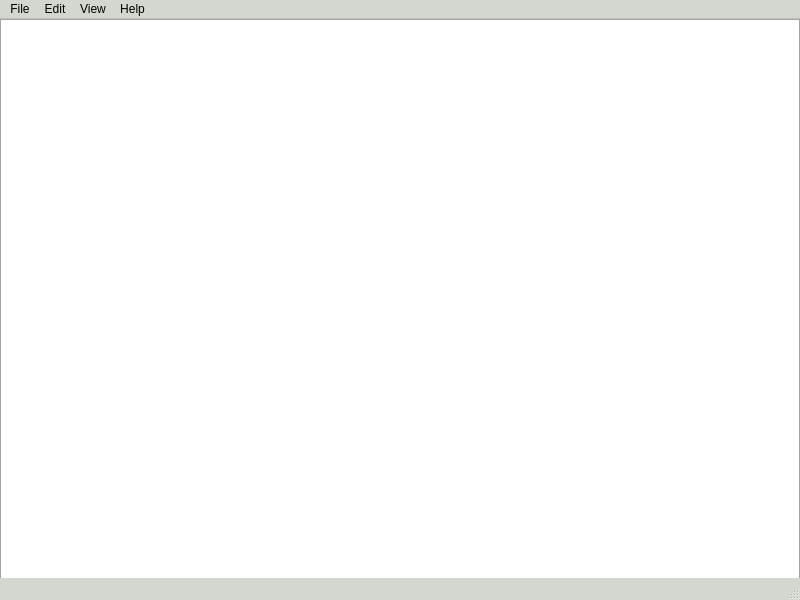
<?xml version="1.0" encoding="UTF-8"?>
<ui version="4.0">
 <class>MainWindow</class>
 <widget class="QMainWindow" name="MainWindow">
  <property name="geometry">
   <rect>
    <x>0</x>
    <y>0</y>
    <width>800</width>
    <height>600</height>
   </rect>
  </property>
  <property name="palette">
   <palette>
    <active>
     <colorrole role="WindowText">
      <brush brushstyle="SolidPattern">
       <color alpha="255">
        <red>0</red>
        <green>0</green>
        <blue>0</blue>
       </color>
      </brush>
     </colorrole>
     <colorrole role="Button">
      <brush brushstyle="SolidPattern">
       <color alpha="255">
        <red>211</red>
        <green>215</green>
        <blue>207</blue>
       </color>
      </brush>
     </colorrole>
     <colorrole role="Light">
      <brush brushstyle="SolidPattern">
       <color alpha="255">
        <red>255</red>
        <green>255</green>
        <blue>255</blue>
       </color>
      </brush>
     </colorrole>
     <colorrole role="Midlight">
      <brush brushstyle="SolidPattern">
       <color alpha="255">
        <red>233</red>
        <green>235</green>
        <blue>231</blue>
       </color>
      </brush>
     </colorrole>
     <colorrole role="Dark">
      <brush brushstyle="SolidPattern">
       <color alpha="255">
        <red>105</red>
        <green>107</green>
        <blue>103</blue>
       </color>
      </brush>
     </colorrole>
     <colorrole role="Mid">
      <brush brushstyle="SolidPattern">
       <color alpha="255">
        <red>141</red>
        <green>143</green>
        <blue>138</blue>
       </color>
      </brush>
     </colorrole>
     <colorrole role="Text">
      <brush brushstyle="SolidPattern">
       <color alpha="255">
        <red>0</red>
        <green>0</green>
        <blue>0</blue>
       </color>
      </brush>
     </colorrole>
     <colorrole role="BrightText">
      <brush brushstyle="SolidPattern">
       <color alpha="255">
        <red>255</red>
        <green>255</green>
        <blue>255</blue>
       </color>
      </brush>
     </colorrole>
     <colorrole role="ButtonText">
      <brush brushstyle="SolidPattern">
       <color alpha="255">
        <red>0</red>
        <green>0</green>
        <blue>0</blue>
       </color>
      </brush>
     </colorrole>
     <colorrole role="Base">
      <brush brushstyle="SolidPattern">
       <color alpha="255">
        <red>255</red>
        <green>255</green>
        <blue>255</blue>
       </color>
      </brush>
     </colorrole>
     <colorrole role="Window">
      <brush brushstyle="SolidPattern">
       <color alpha="255">
        <red>211</red>
        <green>215</green>
        <blue>207</blue>
       </color>
      </brush>
     </colorrole>
     <colorrole role="Shadow">
      <brush brushstyle="SolidPattern">
       <color alpha="255">
        <red>0</red>
        <green>0</green>
        <blue>0</blue>
       </color>
      </brush>
     </colorrole>
     <colorrole role="AlternateBase">
      <brush brushstyle="SolidPattern">
       <color alpha="255">
        <red>233</red>
        <green>235</green>
        <blue>231</blue>
       </color>
      </brush>
     </colorrole>
     <colorrole role="ToolTipBase">
      <brush brushstyle="SolidPattern">
       <color alpha="255">
        <red>255</red>
        <green>255</green>
        <blue>220</blue>
       </color>
      </brush>
     </colorrole>
     <colorrole role="ToolTipText">
      <brush brushstyle="SolidPattern">
       <color alpha="255">
        <red>0</red>
        <green>0</green>
        <blue>0</blue>
       </color>
      </brush>
     </colorrole>
     <colorrole role="PlaceholderText">
      <brush brushstyle="SolidPattern">
       <color alpha="128">
        <red>0</red>
        <green>0</green>
        <blue>0</blue>
       </color>
      </brush>
     </colorrole>
    </active>
    <inactive>
     <colorrole role="WindowText">
      <brush brushstyle="SolidPattern">
       <color alpha="255">
        <red>0</red>
        <green>0</green>
        <blue>0</blue>
       </color>
      </brush>
     </colorrole>
     <colorrole role="Button">
      <brush brushstyle="SolidPattern">
       <color alpha="255">
        <red>211</red>
        <green>215</green>
        <blue>207</blue>
       </color>
      </brush>
     </colorrole>
     <colorrole role="Light">
      <brush brushstyle="SolidPattern">
       <color alpha="255">
        <red>255</red>
        <green>255</green>
        <blue>255</blue>
       </color>
      </brush>
     </colorrole>
     <colorrole role="Midlight">
      <brush brushstyle="SolidPattern">
       <color alpha="255">
        <red>233</red>
        <green>235</green>
        <blue>231</blue>
       </color>
      </brush>
     </colorrole>
     <colorrole role="Dark">
      <brush brushstyle="SolidPattern">
       <color alpha="255">
        <red>105</red>
        <green>107</green>
        <blue>103</blue>
       </color>
      </brush>
     </colorrole>
     <colorrole role="Mid">
      <brush brushstyle="SolidPattern">
       <color alpha="255">
        <red>141</red>
        <green>143</green>
        <blue>138</blue>
       </color>
      </brush>
     </colorrole>
     <colorrole role="Text">
      <brush brushstyle="SolidPattern">
       <color alpha="255">
        <red>0</red>
        <green>0</green>
        <blue>0</blue>
       </color>
      </brush>
     </colorrole>
     <colorrole role="BrightText">
      <brush brushstyle="SolidPattern">
       <color alpha="255">
        <red>255</red>
        <green>255</green>
        <blue>255</blue>
       </color>
      </brush>
     </colorrole>
     <colorrole role="ButtonText">
      <brush brushstyle="SolidPattern">
       <color alpha="255">
        <red>0</red>
        <green>0</green>
        <blue>0</blue>
       </color>
      </brush>
     </colorrole>
     <colorrole role="Base">
      <brush brushstyle="SolidPattern">
       <color alpha="255">
        <red>255</red>
        <green>255</green>
        <blue>255</blue>
       </color>
      </brush>
     </colorrole>
     <colorrole role="Window">
      <brush brushstyle="SolidPattern">
       <color alpha="255">
        <red>211</red>
        <green>215</green>
        <blue>207</blue>
       </color>
      </brush>
     </colorrole>
     <colorrole role="Shadow">
      <brush brushstyle="SolidPattern">
       <color alpha="255">
        <red>0</red>
        <green>0</green>
        <blue>0</blue>
       </color>
      </brush>
     </colorrole>
     <colorrole role="AlternateBase">
      <brush brushstyle="SolidPattern">
       <color alpha="255">
        <red>233</red>
        <green>235</green>
        <blue>231</blue>
       </color>
      </brush>
     </colorrole>
     <colorrole role="ToolTipBase">
      <brush brushstyle="SolidPattern">
       <color alpha="255">
        <red>255</red>
        <green>255</green>
        <blue>220</blue>
       </color>
      </brush>
     </colorrole>
     <colorrole role="ToolTipText">
      <brush brushstyle="SolidPattern">
       <color alpha="255">
        <red>0</red>
        <green>0</green>
        <blue>0</blue>
       </color>
      </brush>
     </colorrole>
     <colorrole role="PlaceholderText">
      <brush brushstyle="SolidPattern">
       <color alpha="128">
        <red>0</red>
        <green>0</green>
        <blue>0</blue>
       </color>
      </brush>
     </colorrole>
    </inactive>
    <disabled>
     <colorrole role="WindowText">
      <brush brushstyle="SolidPattern">
       <color alpha="255">
        <red>105</red>
        <green>107</green>
        <blue>103</blue>
       </color>
      </brush>
     </colorrole>
     <colorrole role="Button">
      <brush brushstyle="SolidPattern">
       <color alpha="255">
        <red>211</red>
        <green>215</green>
        <blue>207</blue>
       </color>
      </brush>
     </colorrole>
     <colorrole role="Light">
      <brush brushstyle="SolidPattern">
       <color alpha="255">
        <red>255</red>
        <green>255</green>
        <blue>255</blue>
       </color>
      </brush>
     </colorrole>
     <colorrole role="Midlight">
      <brush brushstyle="SolidPattern">
       <color alpha="255">
        <red>233</red>
        <green>235</green>
        <blue>231</blue>
       </color>
      </brush>
     </colorrole>
     <colorrole role="Dark">
      <brush brushstyle="SolidPattern">
       <color alpha="255">
        <red>105</red>
        <green>107</green>
        <blue>103</blue>
       </color>
      </brush>
     </colorrole>
     <colorrole role="Mid">
      <brush brushstyle="SolidPattern">
       <color alpha="255">
        <red>141</red>
        <green>143</green>
        <blue>138</blue>
       </color>
      </brush>
     </colorrole>
     <colorrole role="Text">
      <brush brushstyle="SolidPattern">
       <color alpha="255">
        <red>105</red>
        <green>107</green>
        <blue>103</blue>
       </color>
      </brush>
     </colorrole>
     <colorrole role="BrightText">
      <brush brushstyle="SolidPattern">
       <color alpha="255">
        <red>255</red>
        <green>255</green>
        <blue>255</blue>
       </color>
      </brush>
     </colorrole>
     <colorrole role="ButtonText">
      <brush brushstyle="SolidPattern">
       <color alpha="255">
        <red>105</red>
        <green>107</green>
        <blue>103</blue>
       </color>
      </brush>
     </colorrole>
     <colorrole role="Base">
      <brush brushstyle="SolidPattern">
       <color alpha="255">
        <red>211</red>
        <green>215</green>
        <blue>207</blue>
       </color>
      </brush>
     </colorrole>
     <colorrole role="Window">
      <brush brushstyle="SolidPattern">
       <color alpha="255">
        <red>211</red>
        <green>215</green>
        <blue>207</blue>
       </color>
      </brush>
     </colorrole>
     <colorrole role="Shadow">
      <brush brushstyle="SolidPattern">
       <color alpha="255">
        <red>0</red>
        <green>0</green>
        <blue>0</blue>
       </color>
      </brush>
     </colorrole>
     <colorrole role="AlternateBase">
      <brush brushstyle="SolidPattern">
       <color alpha="255">
        <red>211</red>
        <green>215</green>
        <blue>207</blue>
       </color>
      </brush>
     </colorrole>
     <colorrole role="ToolTipBase">
      <brush brushstyle="SolidPattern">
       <color alpha="255">
        <red>255</red>
        <green>255</green>
        <blue>220</blue>
       </color>
      </brush>
     </colorrole>
     <colorrole role="ToolTipText">
      <brush brushstyle="SolidPattern">
       <color alpha="255">
        <red>0</red>
        <green>0</green>
        <blue>0</blue>
       </color>
      </brush>
     </colorrole>
     <colorrole role="PlaceholderText">
      <brush brushstyle="SolidPattern">
       <color alpha="128">
        <red>0</red>
        <green>0</green>
        <blue>0</blue>
       </color>
      </brush>
     </colorrole>
    </disabled>
   </palette>
  </property>
  <property name="windowTitle">
   <string>NotePad</string>
  </property>
  <widget class="QWidget" name="centralwidget">
   <widget class="QTextEdit" name="textEdit">
    <property name="geometry">
     <rect>
      <x>0</x>
      <y>0</y>
      <width>800</width>
      <height>600</height>
     </rect>
    </property>
    <property name="sizePolicy">
     <sizepolicy hsizetype="Maximum" vsizetype="Maximum">
      <horstretch>0</horstretch>
      <verstretch>0</verstretch>
     </sizepolicy>
    </property>
   </widget>
  </widget>
  <widget class="QMenuBar" name="menubar">
   <property name="geometry">
    <rect>
     <x>0</x>
     <y>0</y>
     <width>800</width>
     <height>22</height>
    </rect>
   </property>
   <widget class="QMenu" name="menuFile">
    <property name="title">
     <string>File</string>
    </property>
    <addaction name="actionNew_File"/>
    <addaction name="actionOpen"/>
    <addaction name="separator"/>
    <addaction name="actionSave"/>
    <addaction name="actionSave_as"/>
    <addaction name="separator"/>
    <addaction name="actionQuit"/>
   </widget>
   <widget class="QMenu" name="menuEdit">
    <property name="title">
     <string>Edit</string>
    </property>
    <addaction name="actionUndo"/>
    <addaction name="actionRedo"/>
    <addaction name="separator"/>
    <addaction name="actionCut"/>
    <addaction name="actionCopy"/>
    <addaction name="actionPaste"/>
   </widget>
   <widget class="QMenu" name="menuView">
    <property name="title">
     <string>View</string>
    </property>
    <widget class="QMenu" name="menuFont">
     <property name="title">
      <string>Font</string>
     </property>
     <addaction name="actionSelect_Font"/>
     <addaction name="actionUnderline_Ctrl_U"/>
     <addaction name="actionBond_Ctrl_B"/>
     <addaction name="actionStrice"/>
     <addaction name="actionItalic_Ctrl_I"/>
    </widget>
    <addaction name="actionMinimize"/>
    <addaction name="actionNormal_Window"/>
    <addaction name="actionFullscreen"/>
    <addaction name="separator"/>
    <addaction name="menuFont"/>
   </widget>
   <widget class="QMenu" name="menuHelp">
    <property name="title">
     <string>Help</string>
    </property>
    <addaction name="actionAbout"/>
   </widget>
   <addaction name="menuFile"/>
   <addaction name="menuEdit"/>
   <addaction name="menuView"/>
   <addaction name="menuHelp"/>
  </widget>
  <widget class="QStatusBar" name="statusbar"/>
  <action name="actionNew_File">
   <property name="text">
    <string>New File</string>
   </property>
  </action>
  <action name="actionOpen">
   <property name="text">
    <string>Open</string>
   </property>
  </action>
  <action name="actionSave">
   <property name="text">
    <string>Save</string>
   </property>
  </action>
  <action name="actionSave_as">
   <property name="text">
    <string>Save as ... </string>
   </property>
  </action>
  <action name="actionQuit">
   <property name="text">
    <string>Quit</string>
   </property>
  </action>
  <action name="actionUndo">
   <property name="text">
    <string>Undo</string>
   </property>
  </action>
  <action name="actionRedo">
   <property name="text">
    <string>Redo</string>
   </property>
  </action>
  <action name="actionCut">
   <property name="text">
    <string>Cut</string>
   </property>
  </action>
  <action name="actionCopy">
   <property name="text">
    <string>Copy </string>
   </property>
  </action>
  <action name="actionPaste">
   <property name="text">
    <string>Paste </string>
   </property>
  </action>
  <action name="actionMinimize">
   <property name="text">
    <string>Minimize</string>
   </property>
  </action>
  <action name="actionNormal_Window">
   <property name="text">
    <string>Normal Window</string>
   </property>
  </action>
  <action name="actionFullscreen">
   <property name="text">
    <string>Fullscreen</string>
   </property>
  </action>
  <action name="actionSelect_Font">
   <property name="text">
    <string>Select Font</string>
   </property>
  </action>
  <action name="actionUnderline_Ctrl_U">
   <property name="text">
    <string>Underline</string>
   </property>
  </action>
  <action name="actionAbout">
   <property name="text">
    <string>About</string>
   </property>
  </action>
  <action name="actionBond_Ctrl_B">
   <property name="text">
    <string>Bold</string>
   </property>
  </action>
  <action name="actionStrice">
   <property name="text">
    <string>Strike</string>
   </property>
  </action>
  <action name="actionItalic_Ctrl_I">
   <property name="text">
    <string>Italic</string>
   </property>
  </action>
 </widget>
 <resources/>
 <connections/>
</ui>
